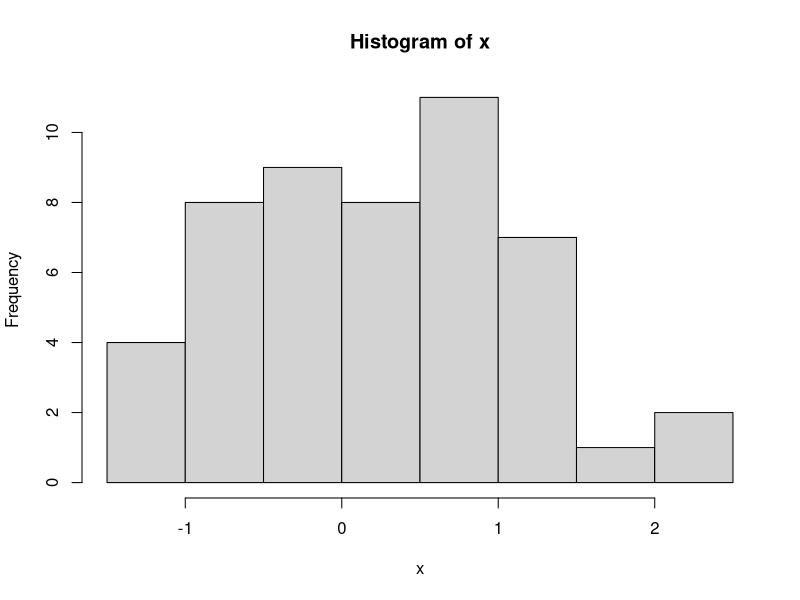
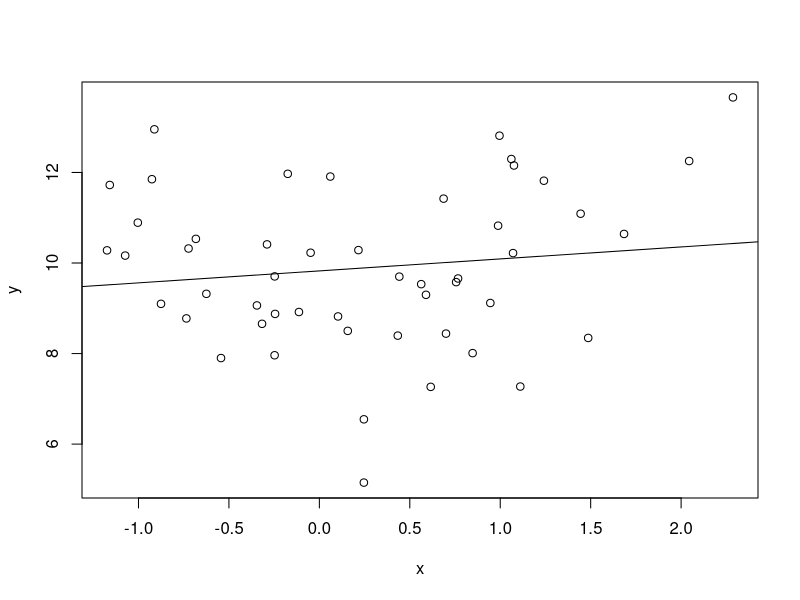
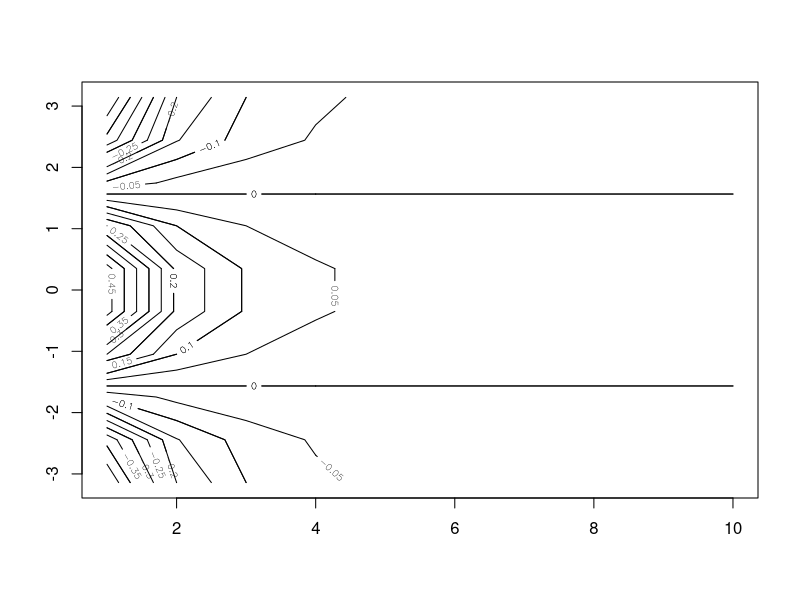
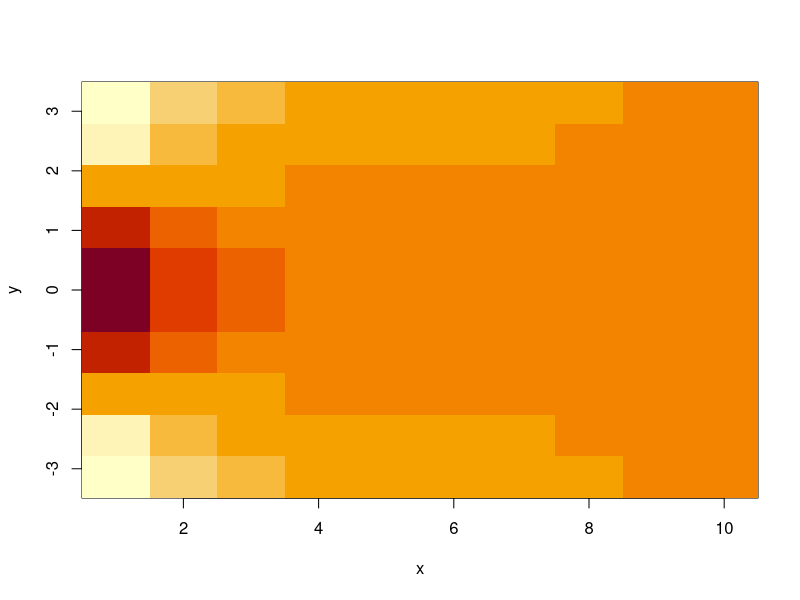
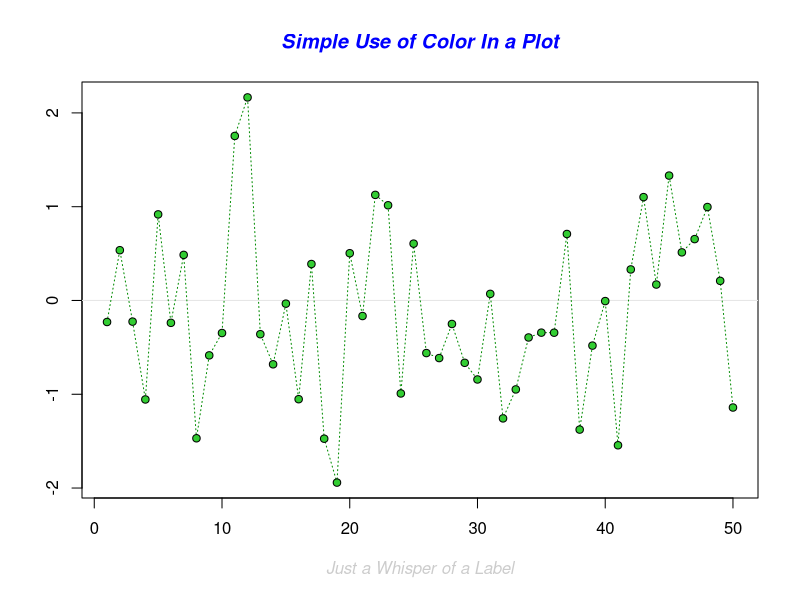
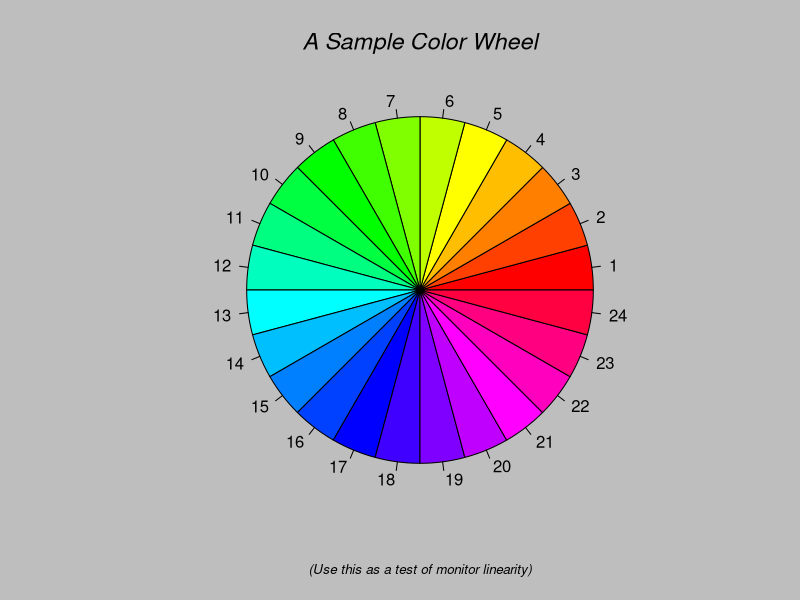
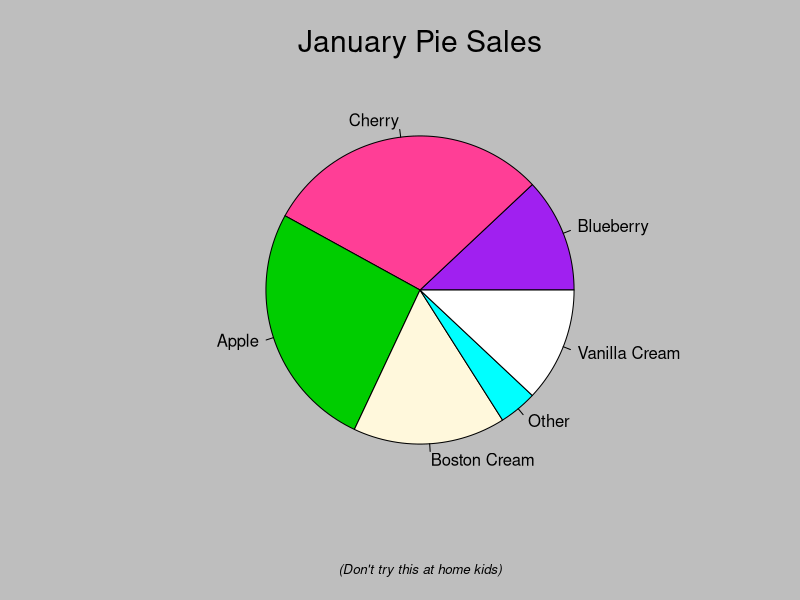
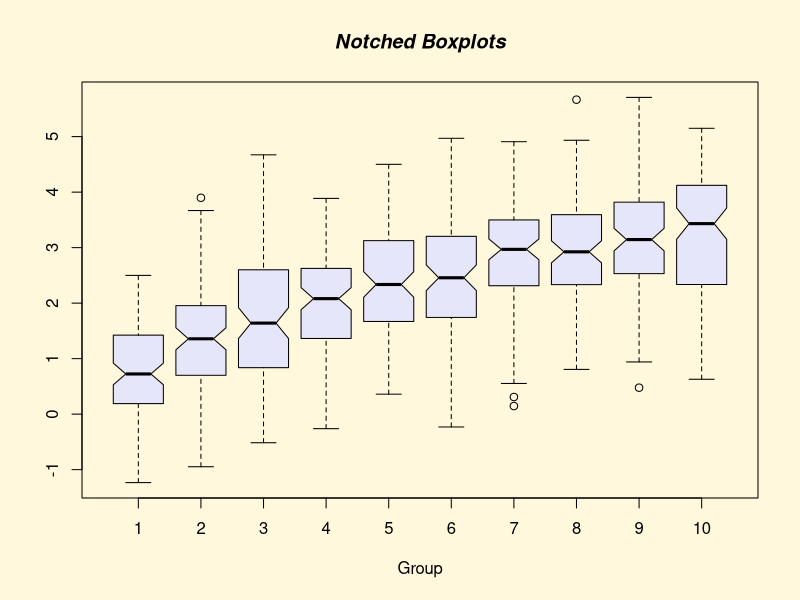

The R source for these figures, in order:
# 2.2
example(mean)

# 1. Generamos dos vectores de datos desde sendas distribuciones normales
# y los guardamos en sendos objetos 'x' e 'y'
x <- rnorm(50)
y <- rnorm(50,mean=10,sd=2)
# Imprimimos en la consola el contenido de los objetos 'x' e 'y'
x
y
# 2. Resumen descriptivo de los datos
summary(x);summary(y)
# 3. Histograma de x
hist(x)
# 4. Representamos la distribución conjunta de los datos (scatterplot)
plot(x, y)
# 5. Ajustamos una recta de regresión a los datos
fit<-lm(y~x)
summary(fit)
# 6. Superponemos la recta de regresión al gráfico anterior
abline(fit)
# 7. Creamos dos nuevos vectores con secuencias de valores
x<-1:10
y<-seq(-pi,pi,length.out=10)
# 8. Escribimos una matriz con los vectores anteriores por columnas
cbind(x,y)
# 9. Escribimos una matriz con dos filas y cinco columnas con los elementos de x
matrix(x,2,5)
# 10. Creamos una matriz con filas y columnas indexadas por x e y,
# cuyos valores son cos(y)/(1 + x^2))
f <- outer(x, y, function(x, y) cos(y)/(1 + x^2))
f
# 11. Dos representaciones tridimensional de f como función de x e y
# primero un diagrama de contornos
contour(x, y, f)
# añadimos más niveles
contour(x, y, f, nlevels=15, add=TRUE)
# y ahora un mapa de colores
image(x,y,f)
# 12. Demostración de otras funciones gráficas
demo(graphics)
demo(persp)
##############

# 2.3 
x<-5;
y<-2*x; 
z<-log(y);
k<-x*y*z
ls()
rm(x,y)
ls()
rm(list=ls())
ls()

# matrix(data = NA, nrow = 1, ncol = 1, byrow = FALSE, dimnames = NULL)
matrix(pi,1,3)

#########
#2.4
0.3 -0.1 == 0.2
0.3 - 0.2
all.equal(0.3 - 0.2, 0.1)
